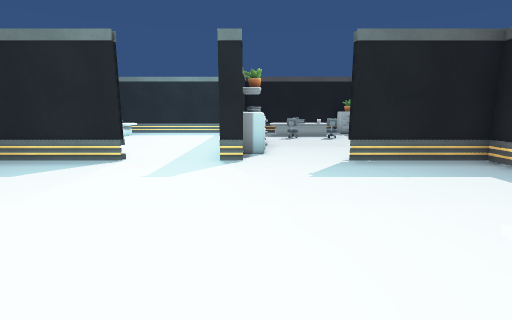
View 1 (above)

24 first-person views from a walk through a 3-D level made in the Unity game engine. The camera is 1.2 m above the floor, tilts 10° down and sees 85° across. Doors are open. The floor is counted in squares, 1 m on a side. Each view is taken from the middle of a square. On the plan, view 1 faces up. The plan holds only what a view shows up to about 13 squares ahead; the rest is blank. The player character is not drawn. Some animated figures are left out.

View 2
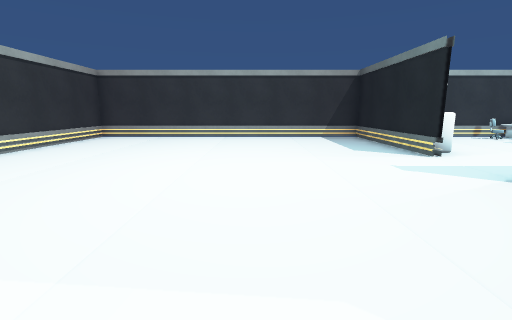

View 3
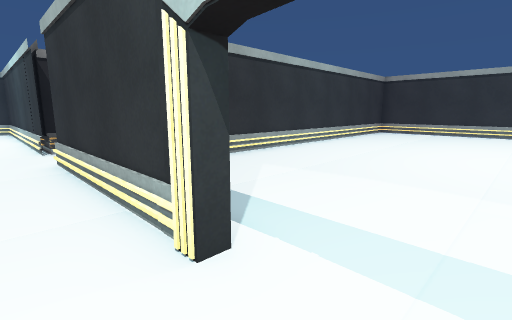

View 4
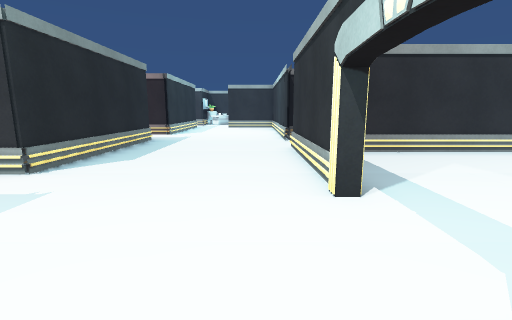

View 5
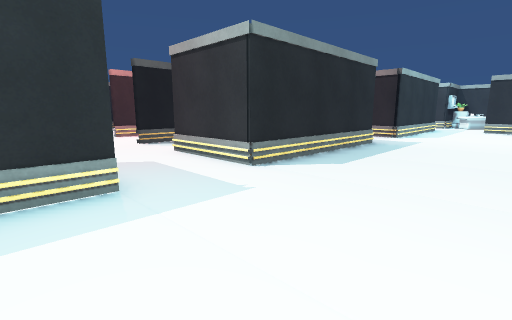

View 6
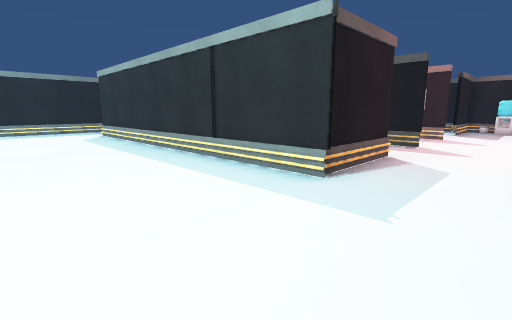

View 7
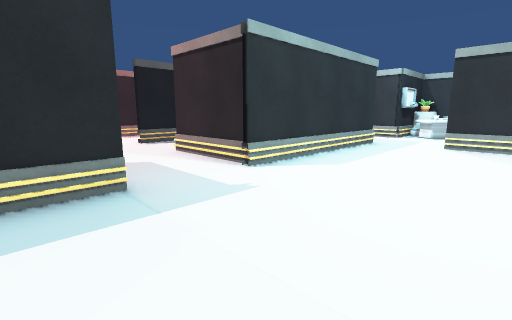

View 8
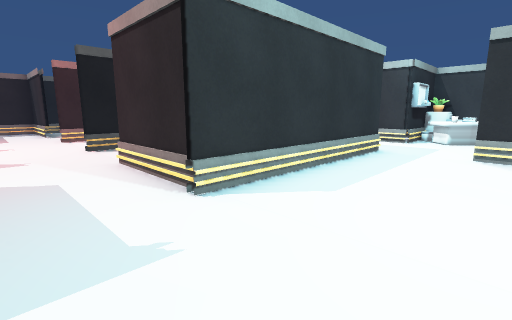

View 9
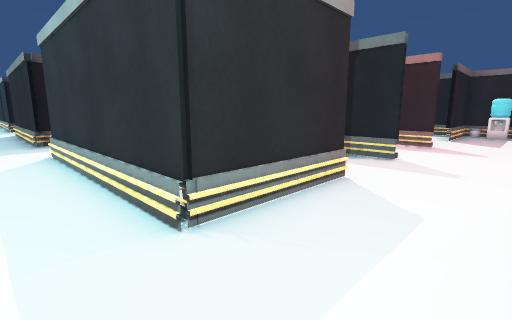

View 10
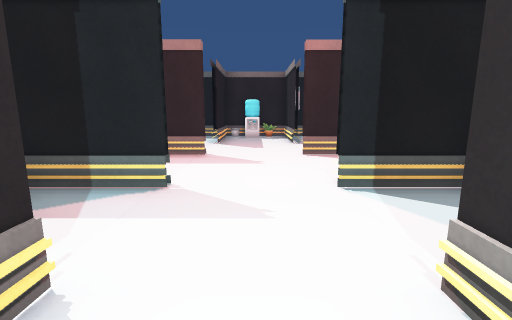

View 11
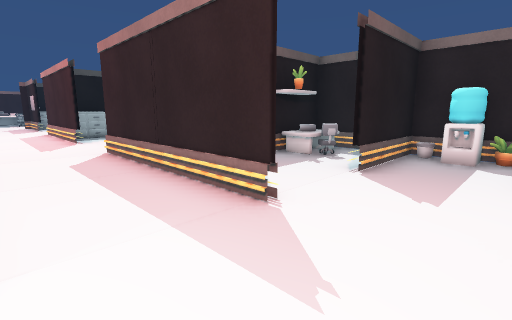

View 12
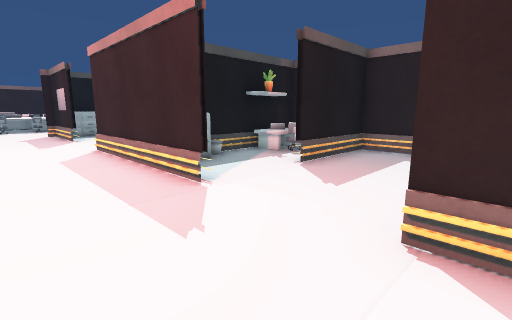

View 13
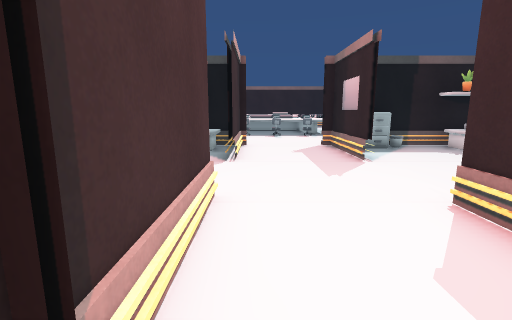

View 14
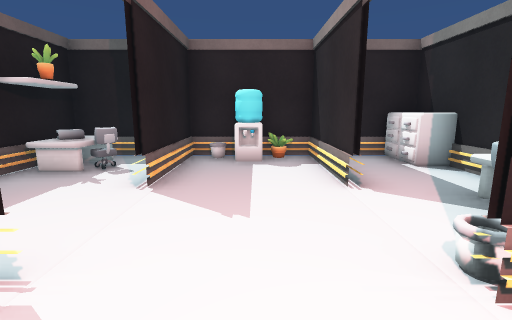

View 15
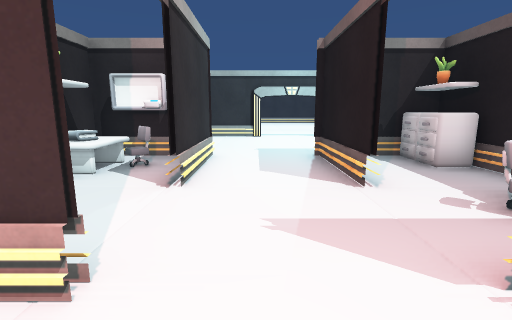

View 16
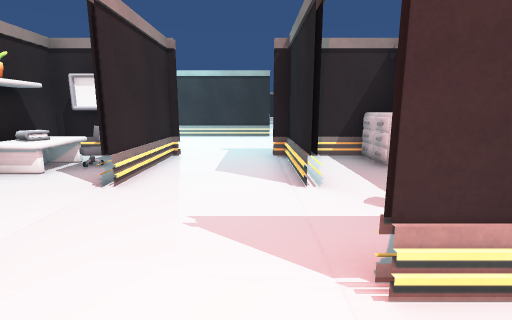

View 17
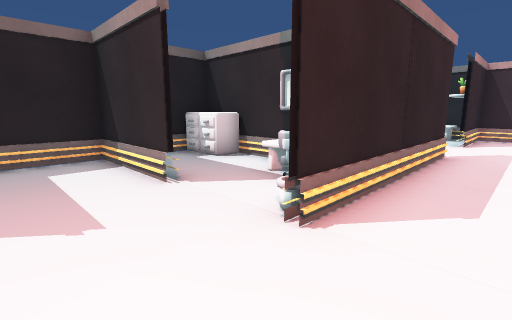

View 18
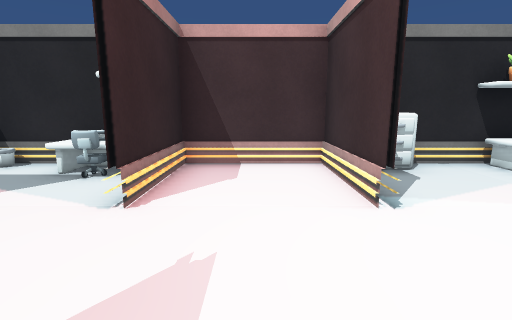

View 19
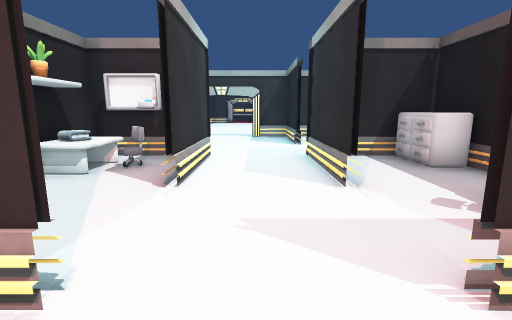

View 20
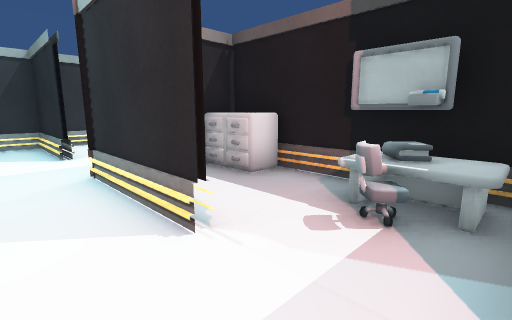

View 21
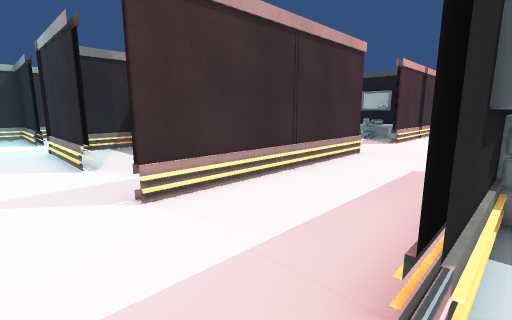

View 22
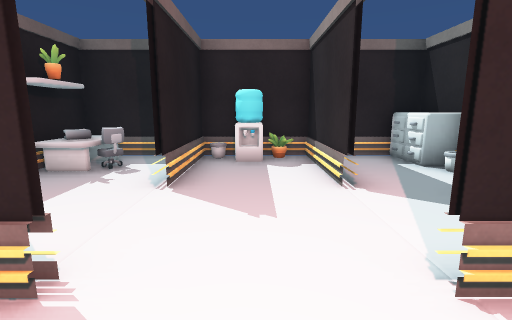

View 23
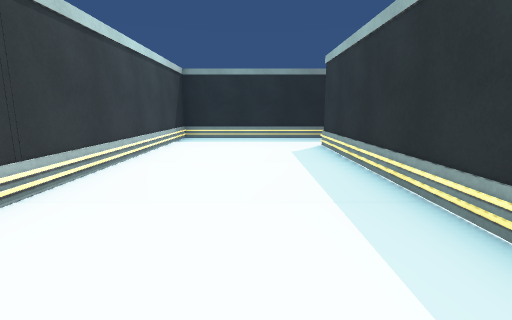

View 24
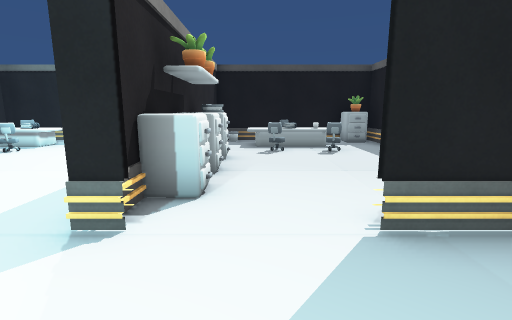

### Floor plan
Points are (right, up) in squares from view 1. A wall is a line through its corners. A room is listed if a view was taken in it or the views show most of it. See-through windows are left out.
Room 1 (views 1, 2, 3, 4, 5, 6, 7, 8, 23, 24)
walls: (5.5, -0.8) (5.8, -0.8) (5.8, -6.5); (5.7, 5.9) (5.7, 6.7) (2.2, 6.7); (-0.3, 6.7) (-0.9, 6.7); (-3.1, 6.7) (-5.5, 6.7); (11.4, 0.5) (11.4, 12.9); (11.4, -2.9) (11.4, -2.2); (5.8, -8.2) (5.8, -19.1); (11.5, -5.1) (11.5, -6.5); (-7.4, 6.7) (-9.1, 6.7) (-9.1, -5.2) (3.9, -5.2); (11.4, -8.6) (11.4, -5.1); (5.8, 15.6) (5.8, 6.2); (17.3, -3.8) (17.3, -2.1); (11.4, -11.9) (11.4, -11); (12.1, 15.6) (6, 15.6); (11.5, -14.1) (11.5, -17.6); (-6.9, 15.6) (-9.4, 15.6); (-9.1, 15.4) (-9.1, 10.6); (7.4, -17.4) (9, -17.4); (15.6, -14.3) (14.5, -14.3); (17.3, -12.9) (17.3, -11.2); (11.4, -17.5) (11.4, -14.1); (17.3, -17.6) (17.3, -15.5)
ways out: open door at (10.7, -18.3) to room 2; open door at (11.5, -10) to room 3; open door at (11.5, -1) to room 3; open door at (16, -17.5) to room 3; open door at (16, -11) to room 3; open door at (16, -2) to room 3; open door at (-0.5, 7) to room 4; opening at (11, 5); open door at (6, -7.5); open door at (11.5, 14)
objects: chair (-8, 12); other object (-8, 15); desk (-7, 13) to (-6, 14); chair (-6, 12); cabinet (-4, 7) to (-4, 8); cabinet (12, -15); desk (12, -14) to (12, -13); other object (12, -12); cabinet (12, -6) to (12, -5); desk (12, -4); other object (12, -3); cabinet (13, -15); other object (13, -14) to (13, -13); chair (13, -12); cabinet (13, -6); other object (13, -5) to (13, -4); chair (13, -3); shelf (14, -14); desk (14, -13); shelf (14, -5); desk (14, -4); desk (15, -15); chair (16, -16); other object (16, -15); desk (17, -15)
Room 2 (view 9)
walls: (9.6, -23.4) (11.1, -23.4); (11.4, -23.4) (11.4, -20.3); (9, -17.5) (5.7, -17.5)
ways out: open door at (10.7, -18.3) to room 1; opening at (6, -20.5)
objects: desk (9, -22); other object (10, -22); other object (10, -21); desk (11, -21)
Room 3 (views 10, 11, 12, 13, 14, 15, 16, 17, 18, 19, 20, 21, 22)
walls: (20.7, -8.2) (20.7, -7.5); (23.2, -11.3) (26.6, -11.3) (26.6, -8.1) (23.2, -8.1); (20.7, -5.6) (20.7, -2.5); (17.4, -11.1) (17.4, -13.6); (17.4, -6.5) (17.4, -8.2); (23.7, -5.2) (24.5, -5.2); (24.5, -5.4) (23.4, -5.4); (20.7, -14.6) (20.7, -11.2); (23.4, -14.4) (24.5, -14.4); (14.7, -8.1) (12.5, -8.1); (26.6, -5.6) (26.6, 3.8) (22, 3.8); (23.2, -2.5) (26.6, -2.5); (17.4, -15.5) (17.4, -17.6); (17.4, -2.1) (17.4, -4.6); (20.7, -17.6) (20.7, -16.4); (20.7, 0.6) (20.7, 1.5); (11.4, -11.3) (14.7, -11.3); (14.7, -17.5) (11.4, -17.5); (26.6, -18) (26.6, -13); (26.6, 0.8) (23.2, 0.8); (14.7, 0.8) (11.4, 0.8); (11.4, -2.2) (14.7, -2.2); (17.4, -20.2) (17.4, -23.4) (20.7, -23.4) (20.7, -20.2); (20.7, 3.8) (20.2, 3.8); (17.4, 3.6) (17.4, 0.6); (21, -23.4) (21.5, -23.4); (11.4, -20.3) (14.7, -20.3)
ways out: open door at (11.5, -10) to room 1; open door at (11.5, -1) to room 1; open door at (16, -17.5) to room 1; open door at (16, -11) to room 1; open door at (16, -2) to room 1; open door at (16, 1) to room 5; opening at (23, -19); open door at (16, -20); open door at (16, -8); open door at (19, 4); open door at (22, -20.5); open door at (22, -17.5); open door at (22, -11); open door at (22, -8); open door at (22, -2.5); open door at (22, 1)
objects: cabinet (20, 3); other object (21, -22); cabinet (21, -15); cabinet (21, -6); other object (21, 2); chair (22, -13); cabinet (22, -6); chair (22, -4); cabinet (22, 3); desk (23, -14) to (23, -13); desk (23, -5) to (23, -4); shelf (24, -15); shelf (24, -6); shelf (24, 3); chair (25, -16); other object (25, -15); cabinet (25, -14); chair (25, -7); other object (25, -6); cabinet (25, -5) to (25, -4); chair (25, 2); other object (25, 3); desk (26, -16); shelf (26, -15); cabinet (26, -14); desk (26, -7) to (26, -6); cabinet (26, -5) to (26, -4); other object (26, -1); desk (26, 2) to (26, 3)
Room 4 (no view inside)
walls: (5.7, 14.2) (5.7, 15.6); (6, 15.6) (-0.6, 15.6) (-0.6, 7)
ways out: open door at (-0.5, 7) to room 1
objects: cabinet (0, 8); cabinet (0, 9) to (0, 10); other object (0, 11); cabinet (0, 12); desk (1, 13) to (3, 14); chair (2, 12); other object (2, 15); chair (3, 12); other object (3, 14); cabinet (4, 15); other object (5, 15)
Room 5 (no view inside)
walls: (13.7, 3.8) (11.5, 3.8) (11.5, 0.5); (17.7, 3.8) (16.2, 3.8); (17.3, 0.6) (17.3, 1.8)
ways out: open door at (16, 1) to room 3
objects: cabinet (12, 3); shelf (13, 3); desk (15, 2) to (15, 3); chair (16, 2); desk (17, 3)

Where each view was taken, in squares from view 1:
view 1: 0 up, 0 right, facing up
view 2: 2 up, 4 right, facing left
view 3: 1 up, 7 right, facing down-left
view 4: 3 up, 7 right, facing down
view 5: 2 up, 7 right, facing down-right
view 6: 2 down, 7 right, facing up-right
view 7: 7 down, 7 right, facing down-right
view 8: 9 down, 8 right, facing down-right
view 9: 20 down, 10 right, facing up-right
view 10: 19 down, 13 right, facing right
view 11: 20 down, 18 right, facing up-right
view 12: 12 down, 18 right, facing up-right
view 13: 6 down, 18 right, facing up
view 14: 1 down, 19 right, facing right
view 15: 1 down, 19 right, facing left
view 16: 9 down, 19 right, facing left
view 17: 9 down, 19 right, facing down-right
view 18: 17 down, 19 right, facing down
view 19: 19 down, 19 right, facing left
view 20: 19 down, 17 right, facing up-left
view 21: 19 down, 21 right, facing up-left
view 22: 19 down, 19 right, facing right
view 23: 3 up, 9 right, facing up
view 24: 4 up, 1 right, facing up
